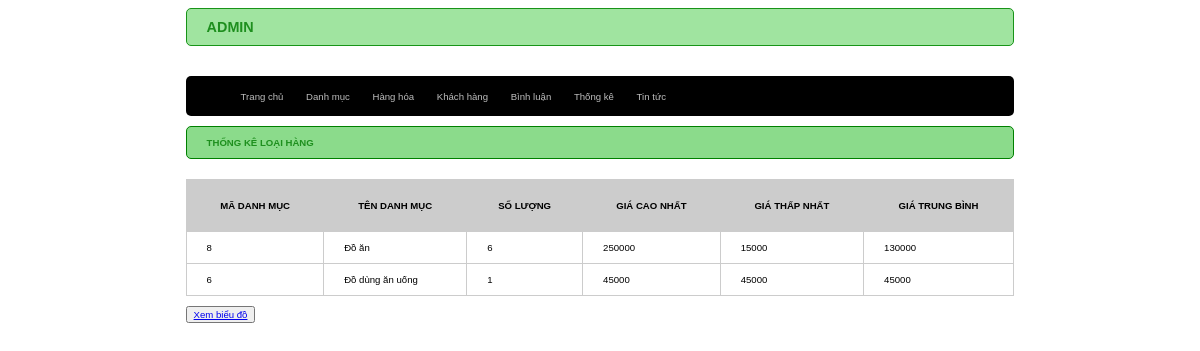
Screenshot of /admin/index.php?act=thongke (signed in) with the database file from the repository.
### tables this page shows
CREATE TABLE `danhmuc` (
  `id` int(10) NOT NULL,
  `name` varchar(255) NOT NULL
);

### model/pdo.php (called while the page is built, shortened)
<?php
function pdo_get_connection(){
    $dburl = "mysql:host=localhost;dbname=demoduan;charset=utf8";
    $username = 'root';
    $password = '';
    $conn = new PDO($dburl, $username, $password);
    $conn->setAttribute(PDO::ATTR_ERRMODE, PDO::ERRMODE_EXCEPTION);
    return $conn;
}
function pdo_query($sql){
    $sql_args = array_slice(func_get_args(), 1);
    try{
        $conn = pdo_get_connection();
        $stmt = $conn->prepare($sql);
        $stmt->execute($sql_args);
        $rows = $stmt->fetchAll();
        return $rows;
    }
    catch(PDOException $e){
        throw $e;
    }
    finally{
        unset($conn);
    }
}

### model/thongke.php (called while the page is built)
<?php
    function loadAll_thongke(){
        $sql="SELECT danhmuc.name as tendm, danhmuc.id as madm, COUNT(sanpham.id) as countsp, MIN(sanpham.price) as minprice, MAX(sanpham.price) as maxprice, avg(sanpham.price) as avgprice";
        $sql.=" FROM sanpham LEFT JOIN danhmuc ON danhmuc.id = sanpham.iddm";
        $sql.=" GROUP BY danhmuc.id ORDER BY danhmuc.id DESC";
        $listtk=pdo_query($sql);
        return $listtk;
    }
?>

### admin/thongke/list.php (the view)
<div class="row">
            <form action="#" method="post">
                <div class="row header formtitle"><h1>THỐNG KÊ LOẠI HÀNG</h1></div>
                <div class="row formcontent">
                    <div class="row mb10 formdsloai">
                        <table>
                            <tr>
                                <th>MÃ DANH MỤC</th>
                                <th>TÊN DANH MỤC</th>
                                <th>SỐ LƯỢNG</th>
                                <th>GIÁ CAO NHẤT</th>
                                <th>GIÁ THẤP NHẤT</th>
                                <th>GIÁ TRUNG BÌNH</th>
                            </tr>
                                <?php
                                    foreach ($listthongke as $tk){
                                        extract($tk);
                                        echo '
                                        <tr>
                                            <td>'.$madm.'</td>
                                            <td>'.$tendm.'</td>
                                            <td>'.$countsp.'</td>
                                            <td>'.$maxprice.'</td>
                                            <td>'.$minprice.'</td>
                                            <td>'.$avgprice.'</td>
                                        </tr>
                                        ';
                                    }
                                ?>
                        </table>
                    </div>
                    <div class="row mb">
                        <button><a href="index.php?act=bieudo">Xem biểu đồ</a></button>
                    </div>
                </div>
            </form>
        </div>

### view/css/style.css (style rules this page uses)
* { box-sizing: border-box; font-family: sans-serif; font-size: 0.8vw; }
.row { float: left; width: 100%; }
.mb { margin-bottom: 30px; }
.header { background-color: rgb(139, 219, 139); font-size: 1vw; color: green; border-radius: 5px; border: 1px green solid; }
h1 { margin: 10px 20px; font-size: 1.2vw; }
.mb10 { margin-bottom: 10px; }
.formtitle h1 { font-size: 1vw; color: rgb(30, 143, 30); border-radius: 5px; font-size: 0.8vw; }
.formcontent { padding: 20px 0px; }
.formdsloai table { width: 100%; border-collapse: collapse; }
.formdsloai table th { padding: 20px; background-color: #ccc; }
.formdsloai table td { padding: 10px 20px; border: 1px solid #ccc }
table { border: 1px solid #ccc; }

### rows the page displays
danhmuc: id "8", name "Đồ ăn", countsp "6", maxprice "250000", minprice "15000", avgprice "130000"
danhmuc: id "6", name "Đồ dùng ăn uống", countsp "1", maxprice "45000", minprice "45000", avgprice "45000"
